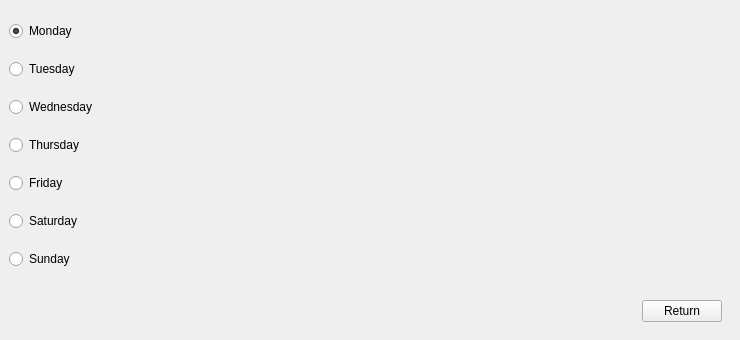
    <widget class="QWidget" name="statistics">
     <widget class="QWidget" name="layoutWidget_2">
      <property name="geometry">
       <rect>
        <x>0</x>
        <y>0</y>
        <width>731</width>
        <height>331</height>
       </rect>
      </property>
      <layout class="QGridLayout" name="gridLayout_4">
       <property name="leftMargin">
        <number>9</number>
       </property>
       <property name="topMargin">
        <number>9</number>
       </property>
       <property name="rightMargin">
        <number>9</number>
       </property>
       <property name="bottomMargin">
        <number>9</number>
       </property>
       <item row="0" column="0">
        <layout class="QVBoxLayout" name="verticalLayout_13">
         <property name="rightMargin">
          <number>3</number>
         </property>
         <item>
          <widget class="QRadioButton" name="radioButton_22">
           <property name="text">
            <string>Monday</string>
           </property>
           <property name="checked">
            <bool>true</bool>
           </property>
          </widget>
         </item>
         <item>
          <widget class="QRadioButton" name="radioButton_23">
           <property name="text">
            <string>Tuesday</string>
           </property>
          </widget>
         </item>
         <item>
          <widget class="QRadioButton" name="radioButton_24">
           <property name="text">
            <string>Wednesday</string>
           </property>
          </widget>
         </item>
         <item>
          <widget class="QRadioButton" name="radioButton_25">
           <property name="text">
            <string>Thursday</string>
           </property>
          </widget>
         </item>
         <item>
          <widget class="QRadioButton" name="radioButton_26">
           <property name="text">
            <string>Friday</string>
           </property>
          </widget>
         </item>
         <item>
          <widget class="QRadioButton" name="radioButton_27">
           <property name="text">
            <string>Saturday</string>
           </property>
          </widget>
         </item>
         <item>
          <widget class="QRadioButton" name="radioButton_28">
           <property name="text">
            <string>Sunday</string>
           </property>
          </widget>
         </item>
        </layout>
       </item>
       <item row="1" column="0" colspan="2">
        <layout class="QHBoxLayout" name="horizontalLayout_12">
         <property name="topMargin">
          <number>8</number>
         </property>
         <item>
          <spacer name="horizontalSpacer_11">
           <property name="orientation">
            <enum>Qt::Horizontal</enum>
           </property>
           <property name="sizeHint" stdset="0">
            <size>
             <width>598</width>
             <height>20</height>
            </size>
           </property>
          </spacer>
         </item>
         <item>
          <widget class="QPushButton" name="pushButton_17">
           <property name="text">
            <string>Return</string>
           </property>
           <property name="autoDefault">
            <bool>true</bool>
           </property>
          </widget>
         </item>
        </layout>
       </item>
       <item row="0" column="1">
        <widget class="QCustomPlot" name="customPlot" native="true">
         <property name="sizePolicy">
          <sizepolicy hsizetype="Expanding" vsizetype="Expanding">
           <horstretch>0</horstretch>
           <verstretch>0</verstretch>
          </sizepolicy>
         </property>
        </widget>
       </item>
      </layout>
     </widget>
    </widget>
